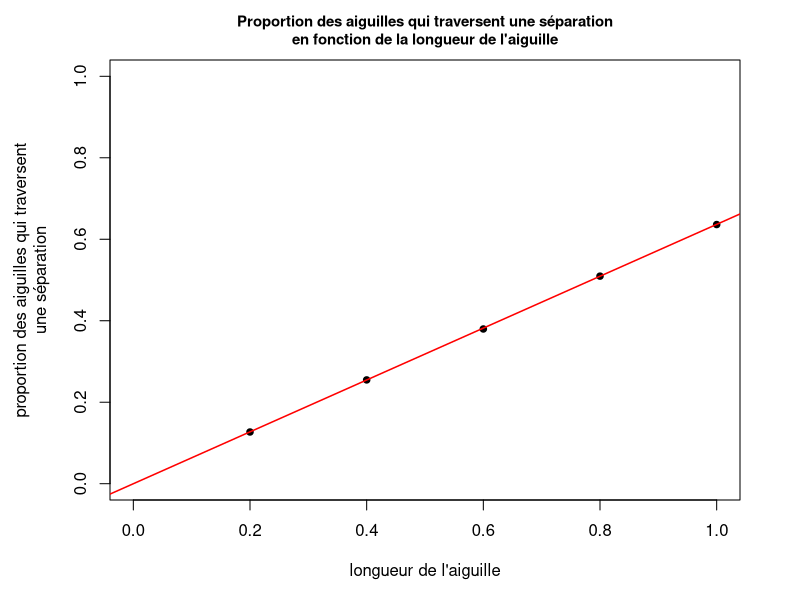

Source code (R):
#-------------------------------------------------------------------------------
# Devoir II - Statistique informatique
# Auteur: Galiane Charbonneau
#-------------------------------------------------------------------------------
rm(list=ls())
set.seed(2024)

# ---- Question 1 ----
# a)
ma_chol <- function(sigma){
  # ----------
  # Cette fonction retourne la matrice triangulaire inférieure L apparaissant
  # dans la décomposition de Cholesky de la matrice sigma
  
  # param sigma: matrice symétrique définie positive
  
  # return: matrice triangulaire inférieure L telle que LL^t = sigma
  # ----------
  
  # Taille de la matrice de covariance
  d <- nrow(sigma)
  
  # Matrice retournée par la fonction
  L <- matrix(0, nrow = d, ncol = d)
  L[1,1] <- sqrt(sigma[1,1])
  
  for (j in 2:d){       # boucle sur les lignes de L
    for (k in 1:j){     # boucle sur les colonnes de L
      if (j > k){
        L[j,k] <- 1/L[k,k] * (sigma[j,k] - (k>1)*sum(L[j, 1:(k-1)]*L[k, 1:(k-1)])) 
      } else {
        L[j,k] <- sqrt(sigma[k,k] - sum(L[k, 1:(k-1)]**2))
      }
    }
  }
  
  return(L)
}

# b)
exposants <- abs(1:100 %*% t(rep(1, 100)) - rep(1, 100) %*% t(1:100))
Sig <- 5 * .8^exposants
L <- ma_chol(Sig)

# Vérification qu'il s'agit bien d'une racine carrée de Sig
all.equal(L%*%t(L), Sig)
any(diag(L) < 0)

# c)
# Simulation 
n <- 5000L 
d <- nrow(L)
ech <- L%*%matrix(rnorm(d*n), nrow = d, ncol = n)

# d)
theta.hat <- mean(apply(ech, 2, function(X) exp(max(X))))
sd.hat <- sd(apply(ech, 2, function(X) exp(max(X))))
L.bound <- theta.hat-qnorm(0.975)*sd.hat/sqrt(n)
U.bound <- theta.hat+qnorm(0.975)*sd.hat/sqrt(n)

cat("Intervalle de confiance à 95% pour l'espérance d'intérêt:", 
    paste0("[", format(round(L.bound, 2L), nsmall = 2L), " : ", 
           format(round(U.bound, 2L), nsmall = 2L), "]"), 
    sep = "\n")

# ---- Question 2 ----
buffon.fn <- function(n, l){
  # ----------
  # Cette fonction implémente l'expérience de l'aiguille de Buffon afin 
  # d'estimer la probabilité qu'une aiguille de longueur l traverse une 
  # séparation. Elle reprend essentiellement le code du programme intitulé
  # «Code R pour l'exemple de l'aiguille de Buffon» écrit par le professeur.
  
  # param n: nombre de simulations (nombre de lancers d'une aiguille sur le 
  #          plancher)
  # param l: longueur de l'aiguille
  
  # return: une estimation de la probabilité qu'une aiguille de longueur l
  #         traverse une séparation.
  # ----------
  n_succ <- 0
  nlattes <- 6 # le nombre de lattes est arbitraire
  
  for(i in 1:n){
    
    # génération de la position du centre de l'aiguille et de son angle
    x <- nlattes*runif(2)
    theta <- pi*runif(1)
    
    # calcul des deux extrémités de l'aiguille
    tete <- x - l*c(cos(theta), sin(theta)) / 2
    pointe <- x + l*c(cos(theta), sin(theta)) / 2
    
    if( floor(tete[2]) != floor(pointe[2]) ) n_succ <- n_succ + 1
    
  }
  
  return(n_succ/n)
}

# a)
l <- 0.2
n <- 1e5L
p_0.2 <- buffon.fn(n, l)
cat(paste0(paste0(format(round(100*p_0.2, 2L), nsmall = 2), "%"),
       " des aiguilles de longueur 0.2 ont traversé une séparation"))

# b)
estimateurs <- p_0.2
for (l in seq(0.4, 1, by = 0.2)){
  estimateurs <- c(estimateurs, buffon.fn(n, l))
}

# c)
par(mfrow = c(1,1), mar = c(5,5.5,3,3))
plot(seq(0.2,1,by=0.2), estimateurs, xlim=c(0, 1), ylim=c(0, 1),
     pch = 20, cex = 1.3, xlab = "longueur de l'aiguille",
     ylab = "proportion des aiguilles qui traversent\nune séparation",
     main = paste("Proportion des aiguilles qui traversent une séparation",
                   "en fonction de la longueur de l'aiguille",
                  sep = "\n"),
     cex.main = 0.9)

# d)
abline(a = 0, b = 2/pi, col = "red", lwd = 1.5)

# On peut constater que la droite d'équation y = 2x/pi s'ajuste presque 
# parfaitement aux proportions observées. Il est donc raisonnable de penser
# que l'on pourrait démontrer que la probabilité qu'une aiguille de longueur 
# l \in (0, 1] traverse une séparation est égale à 2l/pi.